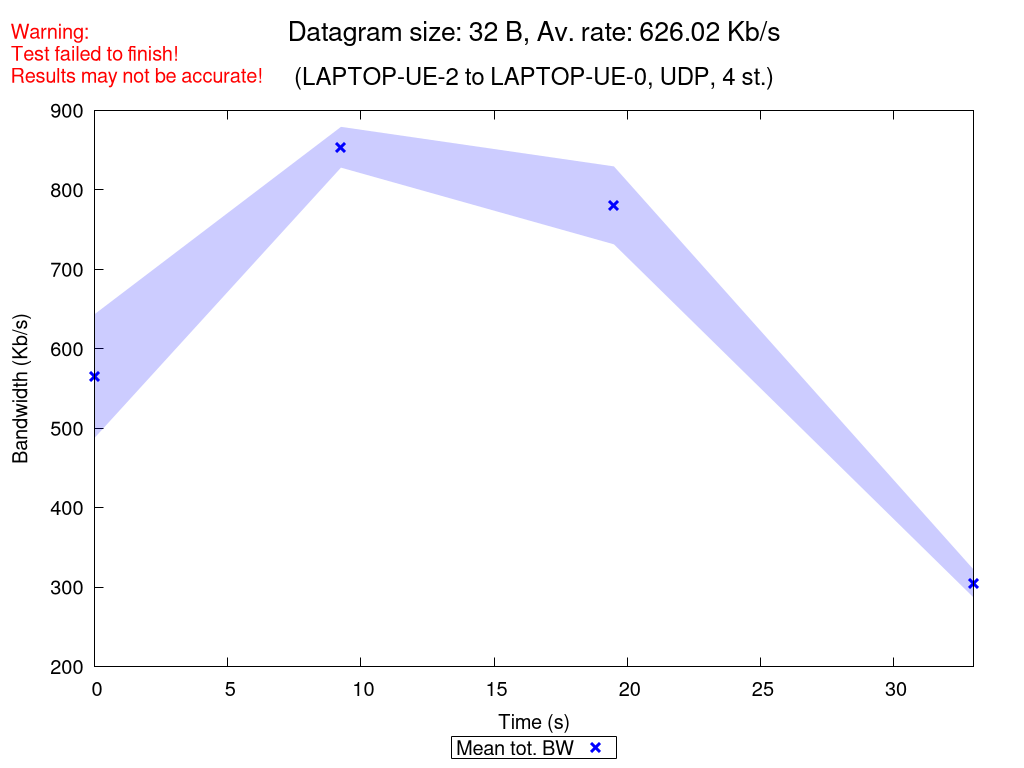

Write the gnuplot code that produced this figure.
set terminal pngcairo nocrop enhanced size 1024,768 font "Verdana,15"
set output "UDP_4_st_2020_10_18_02-06-25_two2one_00032B.png"

set title "{/=20 Datagram size: 32 B, Av. rate: 626.02 Kb/s}\n\n{/=18 (LAPTOP-UE-2 to LAPTOP-UE-0, UDP, 4 st.)}"
set label "Warning:\nTest failed to finish!\nResults may not be accurate!" at screen 0.01, screen 0.96 tc rgb "red"

set xlabel "Time (s)"
set ylabel "Bandwidth (Kb/s)"
set ytics nomirror
set key bmargin center horizontal box samplen 1 width -1
set bmargin 4.6
set rmargin 4.5

rf = 1000.0  # rate factor
set style fill transparent solid 0.2 noborder
set autoscale xfix
plot "UDP_4_st_2020_10_18_02-06-25_two2one_00032B_iperf_processed.dat" using 1:($2/rf-$3/rf):($2/rf+$3/rf) with filledcurves lc rgb "blue" notitle, \
     "" using 1:($2/rf) with points pt 2 ps 1.5 lw 3 lc rgb "blue" title "Mean tot. BW", \
